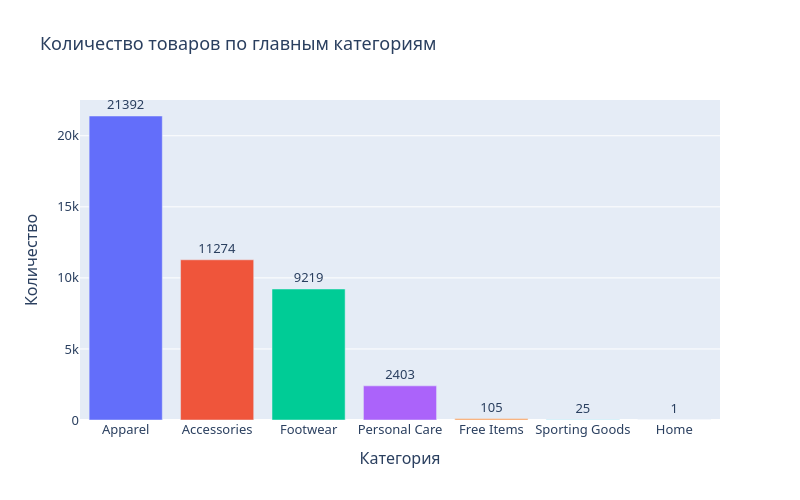

The notebook cell saved with this chart:
### Code cell
# =====================================================
# 3.2 Топ-15 категорий товаров (masterCategory)
# =====================================================
cat_counts = styles_valid['masterCategory'].value_counts()

fig = go.Figure([
    go.Bar(
        x=cat_counts.index,
        y=cat_counts.values,
        text=cat_counts.values,
        marker_color=px.colors.qualitative.Plotly
    )
])
fig.update_traces(texttemplate='%{text}', textposition='outside')
fig.update_layout(
    title="Количество товаров по главным категориям",
    xaxis_title="Категория",
    yaxis_title="Количество",
    width=800, height=500,
    font=dict(family="Segoe UI", size=13)
)
fig.show()

### Figure 1 — Plotly figure (JSON) as saved in the notebook; plotly's stock layout.template omitted (floating-point values rounded to 4 significant figures)
{"data": [{"marker": {"color": ["#636EFA", "#EF553B", "#00CC96", "#AB63FA", "#FFA15A", "#19D3F3", "#FF6692", "#B6E880", "#FF97FF", "#FECB52"]}, "text": [21390.0, 11270.0, 9219.0, 2403.0, 105.0, 25.0, 1.0], "textposition": "outside", "texttemplate": "%{text}", "type": "bar", "x": ["Apparel", "Accessories", "Footwear", "Personal Care", "Free Items", "Sporting Goods", "Home"], "y": [21392, 11274, 9219, 2403, 105, 25, 1]}], "layout": {"font": {"family": "Segoe UI", "size": 13}, "height": 500, "title": {"text": "Количество товаров по главным категориям"}, "width": 800, "xaxis": {"title": {"text": "Категория"}}, "yaxis": {"title": {"text": "Количество"}}}}
